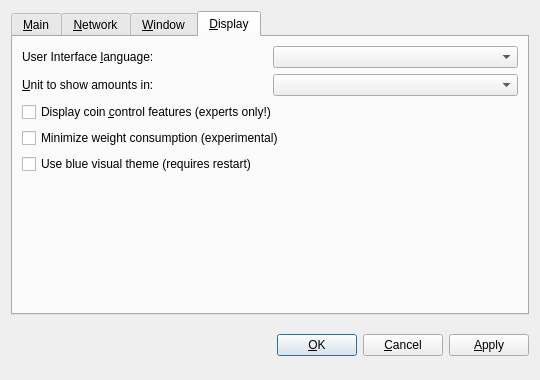
<?xml version="1.0" encoding="UTF-8"?>
<ui version="4.0">
 <class>OptionsDialog</class>
 <widget class="QDialog" name="OptionsDialog">
  <property name="geometry">
   <rect>
    <x>0</x>
    <y>0</y>
    <width>540</width>
    <height>380</height>
   </rect>
  </property>
  <property name="windowTitle">
   <string>Options</string>
  </property>
  <property name="modal">
   <bool>true</bool>
  </property>
  <layout class="QVBoxLayout" name="verticalLayout">
   <item>
    <widget class="QTabWidget" name="tabWidget">
     <property name="tabPosition">
      <enum>QTabWidget::North</enum>
     </property>
     <property name="currentIndex">
      <number>3</number>
     </property>
     <widget class="QWidget" name="tabMain">
      <attribute name="title">
       <string>&amp;Main</string>
      </attribute>
      <layout class="QVBoxLayout" name="verticalLayout_Main">
       <item>
        <widget class="QLabel" name="transactionFeeInfoLabel">
         <property name="text">
          <string>Optional transaction fee per kB that helps make sure your transactions are processed quickly. Most transactions are 1 kB. Fee 0.01 recommended.</string>
         </property>
         <property name="textFormat">
          <enum>Qt::PlainText</enum>
         </property>
         <property name="wordWrap">
          <bool>true</bool>
         </property>
        </widget>
       </item>
       <item>
        <layout class="QHBoxLayout" name="horizontalLayoutFee">
         <item>
          <widget class="QLabel" name="transactionFeeLabel">
           <property name="text">
            <string>Pay transaction &amp;fee</string>
           </property>
           <property name="textFormat">
            <enum>Qt::PlainText</enum>
           </property>
           <property name="buddy">
            <cstring>transactionFee</cstring>
           </property>
          </widget>
         </item>
         <item>
          <widget class="BitcoinAmountField" name="transactionFee"/>
         </item>
         <item>
          <spacer name="horizontalSpacerFee">
           <property name="orientation">
            <enum>Qt::Horizontal</enum>
           </property>
           <property name="sizeHint" stdset="0">
            <size>
             <width>40</width>
             <height>20</height>
            </size>
           </property>
          </spacer>
         </item>
        </layout>
       </item>
       <item>
        <widget class="QLabel" name="reserveBalanceInfoLabel">
         <property name="text">
          <string>Reserved amount does not participate in staking and is therefore spendable at any time.</string>
         </property>
         <property name="textFormat">
          <enum>Qt::PlainText</enum>
         </property>
         <property name="wordWrap">
          <bool>true</bool>
         </property>
        </widget>
       </item>
       <item>
        <layout class="QHBoxLayout" name="horizontalLayoutReserveBalance">
         <item>
          <widget class="QLabel" name="reserveBalanceLabel">
           <property name="text">
            <string>Reserve</string>
           </property>
           <property name="textFormat">
            <enum>Qt::PlainText</enum>
           </property>
           <property name="buddy">
            <cstring>reserveBalance</cstring>
           </property>
          </widget>
         </item>
         <item>
          <widget class="BitcoinAmountField" name="reserveBalance"/>
         </item>
         <item>
          <spacer name="horizontalSpacerReserveBalance">
           <property name="orientation">
            <enum>Qt::Horizontal</enum>
           </property>
           <property name="sizeHint" stdset="0">
            <size>
             <width>40</width>
             <height>20</height>
            </size>
           </property>
          </spacer>
         </item>
        </layout>
       </item>
       <item>
        <widget class="QCheckBox" name="bitcoinAtStartup">
         <property name="toolTip">
          <string>Automatically start CyberCoin after logging in to the system.</string>
         </property>
         <property name="text">
          <string>&amp;Start CyberCoin on system login</string>
         </property>
        </widget>
       </item>
       <item>
        <spacer name="verticalSpacer_Main">
         <property name="orientation">
          <enum>Qt::Vertical</enum>
         </property>
         <property name="sizeHint" stdset="0">
          <size>
           <width>20</width>
           <height>40</height>
          </size>
         </property>
        </spacer>
       </item>
      </layout>
     </widget>
     <widget class="QWidget" name="tabNetwork">
      <attribute name="title">
       <string>&amp;Network</string>
      </attribute>
      <layout class="QVBoxLayout" name="verticalLayout_Network">
       <item>
        <widget class="QCheckBox" name="mapPortUpnp">
         <property name="toolTip">
          <string>Automatically open the CyberCoin client port on the router. This only works when your router supports UPnP and it is enabled.</string>
         </property>
         <property name="text">
          <string>Map port using &amp;UPnP</string>
         </property>
        </widget>
       </item>
       <item>
        <widget class="QCheckBox" name="connectSocks">
         <property name="toolTip">
          <string>Connect to the CyberCoin network through a SOCKS5 proxy (e.g. when connecting through Tor).</string>
         </property>
         <property name="text">
          <string>&amp;Connect through SOCKS5 proxy:</string>
         </property>
        </widget>
       </item>
       <item>
        <layout class="QHBoxLayout" name="horizontalLayout_Network">
         <item>
          <widget class="QLabel" name="proxyIpLabel">
           <property name="text">
            <string>Proxy &amp;IP:</string>
           </property>
           <property name="textFormat">
            <enum>Qt::PlainText</enum>
           </property>
           <property name="buddy">
            <cstring>proxyIp</cstring>
           </property>
          </widget>
         </item>
         <item>
          <widget class="QValidatedLineEdit" name="proxyIp">
           <property name="maximumSize">
            <size>
             <width>140</width>
             <height>16777215</height>
            </size>
           </property>
           <property name="toolTip">
            <string>IP address of the proxy (e.g. 127.0.0.1)</string>
           </property>
          </widget>
         </item>
         <item>
          <widget class="QLabel" name="proxyPortLabel">
           <property name="text">
            <string>&amp;Port:</string>
           </property>
           <property name="textFormat">
            <enum>Qt::PlainText</enum>
           </property>
           <property name="buddy">
            <cstring>proxyPort</cstring>
           </property>
          </widget>
         </item>
         <item>
          <widget class="QLineEdit" name="proxyPort">
           <property name="maximumSize">
            <size>
             <width>55</width>
             <height>16777215</height>
            </size>
           </property>
           <property name="toolTip">
            <string>Port of the proxy (e.g. 9050)</string>
           </property>
          </widget>
         </item>
         <item>
          <spacer name="horizontalSpacer_Network">
           <property name="orientation">
            <enum>Qt::Horizontal</enum>
           </property>
           <property name="sizeHint" stdset="0">
            <size>
             <width>40</width>
             <height>20</height>
            </size>
           </property>
          </spacer>
         </item>
        </layout>
       </item>
       <item>
        <spacer name="verticalSpacer_Network">
         <property name="orientation">
          <enum>Qt::Vertical</enum>
         </property>
         <property name="sizeHint" stdset="0">
          <size>
           <width>20</width>
           <height>40</height>
          </size>
         </property>
        </spacer>
       </item>
      </layout>
     </widget>
     <widget class="QWidget" name="tabWindow">
      <attribute name="title">
       <string>&amp;Window</string>
      </attribute>
      <layout class="QVBoxLayout" name="verticalLayout_Window">
       <item>
        <widget class="QCheckBox" name="minimizeToTray">
         <property name="toolTip">
          <string>Show only a tray icon after minimizing the window.</string>
         </property>
         <property name="text">
          <string>&amp;Minimize to the tray instead of the taskbar</string>
         </property>
        </widget>
       </item>
       <item>
        <widget class="QCheckBox" name="minimizeOnClose">
         <property name="toolTip">
          <string>Minimize instead of exit the application when the window is closed. When this option is enabled, the application will be closed only after selecting Quit in the menu.</string>
         </property>
         <property name="text">
          <string>M&amp;inimize on close</string>
         </property>
        </widget>
       </item>
       <item>
        <spacer name="verticalSpacer_Window">
         <property name="orientation">
          <enum>Qt::Vertical</enum>
         </property>
         <property name="sizeHint" stdset="0">
          <size>
           <width>20</width>
           <height>40</height>
          </size>
         </property>
        </spacer>
       </item>
      </layout>
     </widget>
     <widget class="QWidget" name="tabDisplay">
      <attribute name="title">
       <string>&amp;Display</string>
      </attribute>
      <layout class="QVBoxLayout" name="verticalLayout_Display">
       <item>
        <layout class="QHBoxLayout" name="horizontalLayout_1_Display">
         <item>
          <widget class="QLabel" name="langLabel">
           <property name="text">
            <string>User Interface &amp;language:</string>
           </property>
           <property name="textFormat">
            <enum>Qt::PlainText</enum>
           </property>
           <property name="buddy">
            <cstring>lang</cstring>
           </property>
          </widget>
         </item>
         <item>
          <widget class="QValueComboBox" name="lang">
           <property name="toolTip">
            <string>The user interface language can be set here. This setting will take effect after restarting CyberCoin.</string>
           </property>
          </widget>
         </item>
        </layout>
       </item>
       <item>
        <layout class="QHBoxLayout" name="horizontalLayout_2_Display">
         <item>
          <widget class="QLabel" name="unitLabel">
           <property name="text">
            <string>&amp;Unit to show amounts in:</string>
           </property>
           <property name="textFormat">
            <enum>Qt::PlainText</enum>
           </property>
           <property name="buddy">
            <cstring>unit</cstring>
           </property>
          </widget>
         </item>
         <item>
          <widget class="QValueComboBox" name="unit">
           <property name="toolTip">
            <string>Choose the default subdivision unit to show in the interface and when sending coins.</string>
           </property>
          </widget>
         </item>
        </layout>
       </item>
       <item>
        <widget class="QCheckBox" name="coinControlFeatures">
         <property name="toolTip">
          <string>Whether to show coin control features or not.</string>
         </property>
         <property name="text">
          <string>Display coin &amp;control features (experts only!)</string>
         </property>
        </widget>
       </item>
       <item>
        <widget class="QCheckBox" name="minimizeCoinAge">
         <property name="toolTip">
          <string>Whether to select the coin outputs randomly or with minimal coin age.</string>
         </property>
         <property name="text">
          <string>Minimize weight consumption (experimental)</string>
         </property>
        </widget>
       </item>
       <item>
        <widget class="QCheckBox" name="useBlackTheme">
         <property name="text">
          <string>Use blue visual theme (requires restart)</string>
         </property>
        </widget>
       </item>
       <item>
        <spacer name="verticalSpacer_Display">
         <property name="orientation">
          <enum>Qt::Vertical</enum>
         </property>
         <property name="sizeHint" stdset="0">
          <size>
           <width>20</width>
           <height>40</height>
          </size>
         </property>
        </spacer>
       </item>
      </layout>
     </widget>
    </widget>
   </item>
   <item>
    <layout class="QHBoxLayout" name="horizontalLayout_Buttons">
     <item>
      <spacer name="horizontalSpacer_1">
       <property name="orientation">
        <enum>Qt::Horizontal</enum>
       </property>
       <property name="sizeHint" stdset="0">
        <size>
         <width>40</width>
         <height>48</height>
        </size>
       </property>
      </spacer>
     </item>
     <item>
      <widget class="QLabel" name="statusLabel">
       <property name="font">
        <font>
         <weight>75</weight>
         <bold>true</bold>
        </font>
       </property>
       <property name="text">
        <string/>
       </property>
       <property name="textFormat">
        <enum>Qt::PlainText</enum>
       </property>
       <property name="wordWrap">
        <bool>true</bool>
       </property>
      </widget>
     </item>
     <item>
      <spacer name="horizontalSpacer_2">
       <property name="orientation">
        <enum>Qt::Horizontal</enum>
       </property>
       <property name="sizeHint" stdset="0">
        <size>
         <width>40</width>
         <height>48</height>
        </size>
       </property>
      </spacer>
     </item>
     <item>
      <widget class="QPushButton" name="okButton">
       <property name="text">
        <string>&amp;OK</string>
       </property>
      </widget>
     </item>
     <item>
      <widget class="QPushButton" name="cancelButton">
       <property name="text">
        <string>&amp;Cancel</string>
       </property>
       <property name="autoDefault">
        <bool>false</bool>
       </property>
      </widget>
     </item>
     <item>
      <widget class="QPushButton" name="applyButton">
       <property name="text">
        <string>&amp;Apply</string>
       </property>
       <property name="autoDefault">
        <bool>false</bool>
       </property>
      </widget>
     </item>
    </layout>
   </item>
  </layout>
 </widget>
 <customwidgets>
  <customwidget>
   <class>QValidatedLineEdit</class>
   <extends>QLineEdit</extends>
   <header>qvalidatedlineedit.h</header>
  </customwidget>
  <customwidget>
   <class>BitcoinAmountField</class>
   <extends>QLineEdit</extends>
   <header>bitcoinamountfield.h</header>
   <container>1</container>
  </customwidget>
  <customwidget>
   <class>QValueComboBox</class>
   <extends>QComboBox</extends>
   <header>qvaluecombobox.h</header>
  </customwidget>
 </customwidgets>
 <resources/>
 <connections/>
</ui>
